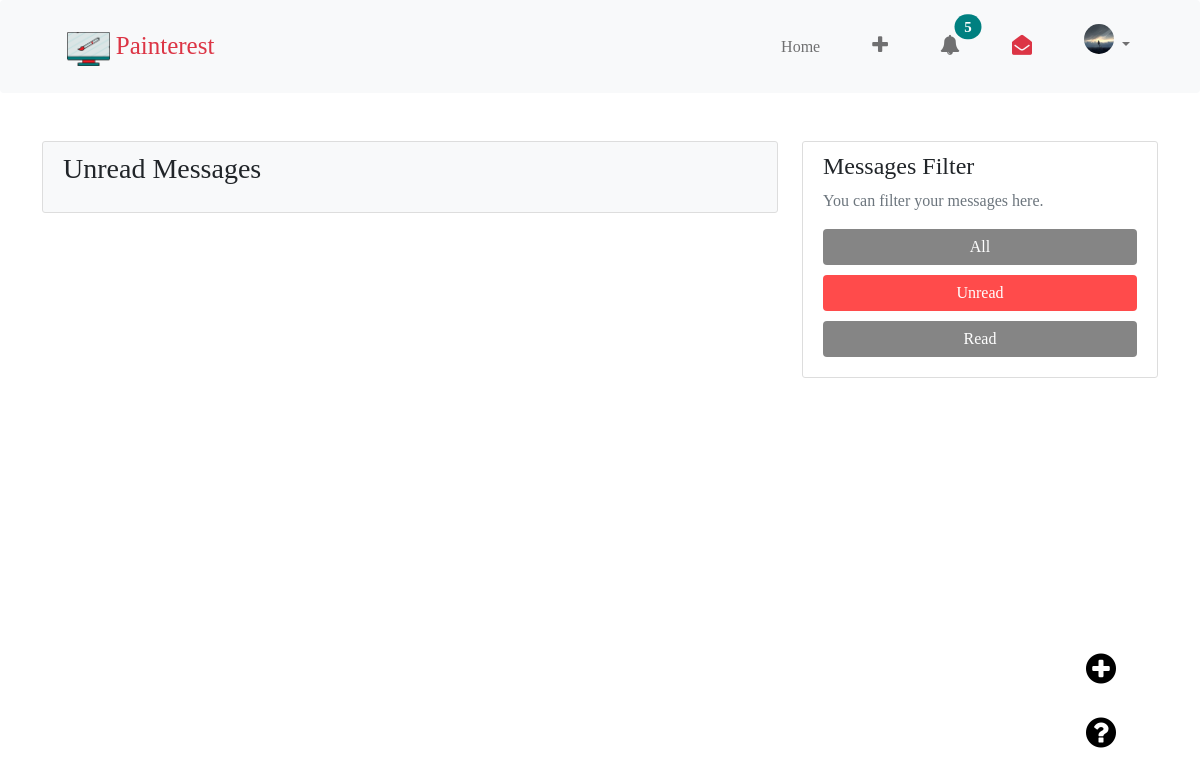
Before: /messages/ (signed in) with the older database file.
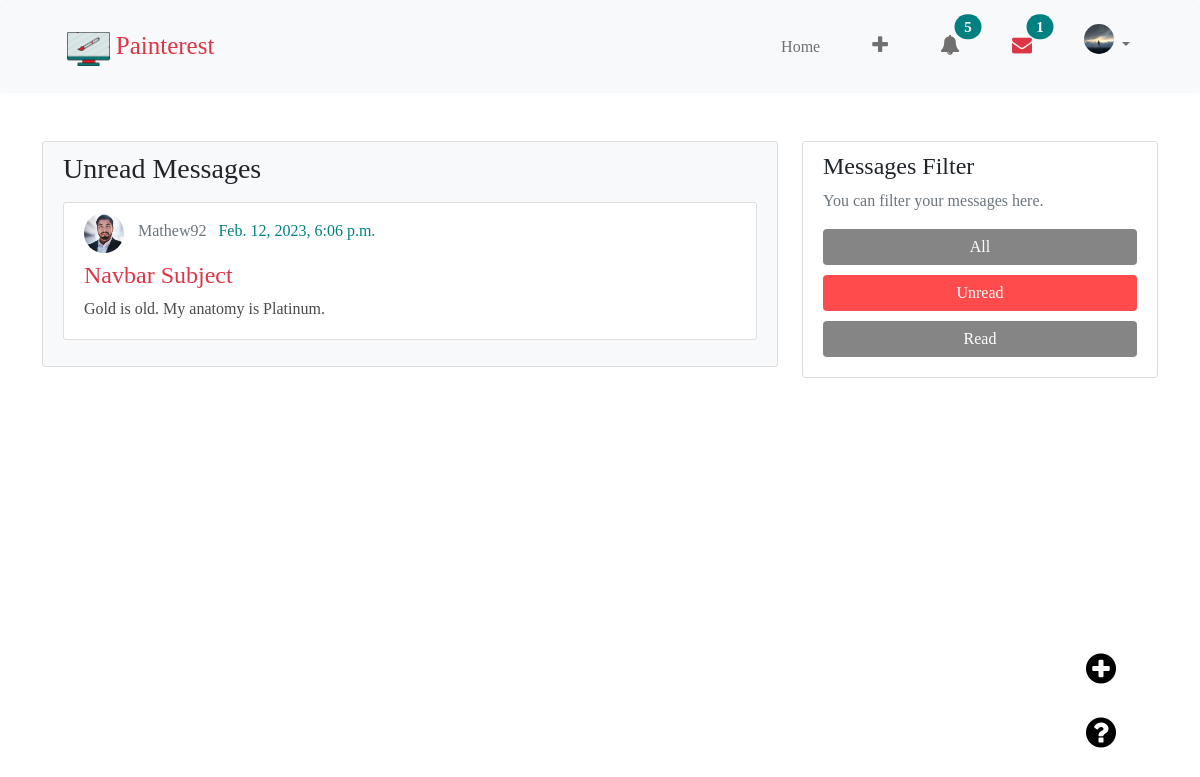
After: the same page with the newer database file.
### main/models.py (models this page shows, shortened)
class Message(models.Model):
    sender = models.ForeignKey(settings.AUTH_USER_MODEL,
                               on_delete=models.CASCADE, related_name='message_sender')
    recepient = models.ForeignKey(settings.AUTH_USER_MODEL,
                                  on_delete=models.CASCADE, related_name='message_recepient')
    subject = models.CharField(default='Some subject', max_length=100)
    message = models.TextField(blank=False)
    read = models.BooleanField(default=False)
    timestamp = models.DateTimeField(auto_now_add=True, db_index=True)
    class Meta:
        ordering = ('-timestamp',)

### users/models.py (models this page shows, shortened)
class Profile(models.Model):
    user = models.OneToOneField(
        settings.AUTH_USER_MODEL, related_name='profile', on_delete=models.CASCADE)
    image = models.ImageField(
        default='90a70ab564f045a48488cd440f3b56e4-dp.jpg', upload_to='profile_pics', blank=True)
    about = models.TextField(blank=True)
    website_url = models.CharField(max_length=50, blank=True)
    feed_tuner = models.ManyToManyField(Category, blank=True)

class CustomUser(AbstractUser):
    email = models.EmailField(
        verbose_name='email address',
        max_length=60,
        unique=True
    )
    username = models.CharField(
        max_length=50, unique=True, validators=[alphanumeric])
    USERNAME_FIELD = 'email'
    REQUIRED_FIELDS = []
    objects = UserManager()

### main/views.py (the view)
# urls.py: path('messages/', views.view_messages, name='view_messages'),
@login_required
def view_messages(request):
    all_messages = Message.objects.filter(recepient=request.user)
    context = {
        'all_messages': all_messages,
    }
    return render(request, 'main/messages.html', context)

### main/context_processors.py (called while the page is built)
def notify_user(request):
    if request.user.is_authenticated:
        return {
            'unread_count': Message.objects.filter(recepient=request.user, read=False).count(),
            'notify': len(Action.objects.filter(action_for=request.user, read=False))
        }
    return {
        'unread_count': 0,
        'notify': 0
    }

### main/templates/main/messages.html (shortened to what this page needs)
{% extends 'main/base.html' %}
{% block content %}
<div class="row flex-column-reverse flex-md-row">
    <div class="col-md-8" data-aos="fade-right" data-aos-delay="200" data-aos-duration="1000">
        <div class="content-section bg-light">
            <div id="unread_filter_section">
                <h3 class="mb-3">Unread Messages</h3>
                {% for message in all_messages %}
                    {% if not message.read %}
                    <div class="each_message content-section mb-3">
                        {% if message.sender.profile.image.name == '90a70ab564f045a48488cd440f3b56e4-dp.jpg' %}
                            <a href="{% url 'show_message' message.id %}" class="message_">
                                <div class="pna d-inline-block">{{ message.sender.username.0 }}</div>
                                <span class="author mr-2 text-secondary">
                                {{ message.sender.username }}</span>
                                <span class="text-info">{{ message.timestamp }}</span>
                                <h4 class="mt-2 ml-5 text-danger">{{ message.subject }}</h3>
                                <p class="my-2 ml-5">{{ message.message | truncatechars:70 }}</p>
                            </a>
                        {% else %}
                            <a href="{% url 'show_message' message.id %}" class="message_">
                                <span class="author mr-2 text-secondary">
                                    <img src="{{ message.sender.profile.image.url }}" alt="{{ message.sender.username.0 }}" class="img-fluid">
                                {{ message.sender.username }}
                                </span>
                                <span class="text-info">{{ message.timestamp }}</span>
                                <h4 class="mt-2 ml-5 text-danger">{{ message.subject }}</h4>
                                <p class="my-2 ml-5">{{ message.message | truncatechars:70 }}</p>
                            </a>
                        {% endif %}
                    </div>
                    {% endif %}
                {% endfor %}
            </div>
        </div>
    </div>
    <div class="col-md-4" data-aos="fade-left" data-aos-delay="200" data-aos-duration="1000">
        <div class="content-section">
            <h4>Messages Filter</h4>
            <p class='text-muted'>You can filter your messages here.</p>
            <div class="all_filter_but">
                <button class="btn btn-info filter_buttons">All</button>
                <button class="btn btn-info filter_buttons" id="unread_but">Unread</button>
                <button class="btn btn-info filter_buttons">Read</button>
            </div>
        </div>
    </div>
</div>
{% endblock %}

### main/templates/main/base.html (shortened to what the changed rows need)
{% load static %}
<!DOCTYPE html>
<html lang="en">
<head>
    <link rel="stylesheet" href="{% static 'main/css/aos.css' %}">
    <link rel="stylesheet" href="{% static 'main/css/bootstrap.css' %}">
    <link rel="stylesheet" href="{% static 'main/css/style.css' %}">
    <link rel="stylesheet" href="{% static 'main/css/responsive.css' %}">
    <link rel="stylesheet" href="{% static 'main/fonts/fontawesome/css/font-awesome.min.css' %}">
</head>
<body>
    <nav class="navbar navbar-expand-lg navbar-light bg-light rounded" data-aos="fade-down" data-aos-delay="200" data-aos-duration="1000">
        <div class="container">
            <div class="collapse navbar-collapse align-items-center justify-content-end" id="navBar">
                <ul class="navbar-nav d-flex">
                    {% if not user.is_authenticated %}
                        <li class="nav-item">
                            <a class="nav-link" href="{% url 'register' %}" tabindex="-1" aria-disabled="true">Sign Up</a>
                        </li>
                        <li class="nav-item">
                            <a class="nav-link" href="{% url 'login' %}" tabindex="-1" aria-disabled="true">Login</a>
                        </li>
                    {% else %}
                        <li class="nav-item">
                            <a class="nav-link position-relative" href="{% url 'view_messages' %}" tabindex="-1" aria-disabled="true">
                                {% if unread_count %}
                                    <i class="fa fa-envelope">
                                        <span class="position-absolute top-0 start-100 translate-middle badge rounded-pill bg-danger">
                                            {{ unread_count }}
                                        </span>
                                    </i>
                                {% else %}
                                    <i class="fa fa-envelope-open"></i>
                                {% endif %}
                            </a>
                        </li>
                    {% endif %}
                </ul>
            </div>
        </div>
    </nav>
    <div class="container mt-5">
        {% block content %} {% endblock %}
    </div>
</body>
</html>

Changed rows visible on the page:
added Message: sender.profile.image (picture), sender.username "Mathew92", timestamp "Feb. 12, 2023, 6:06 p.m.", subject "Navbar Subject", message "Gold is old. My anatomy is Platinum."
Other visible differences:
{{ unread_count }}: (not shown) → "1"
